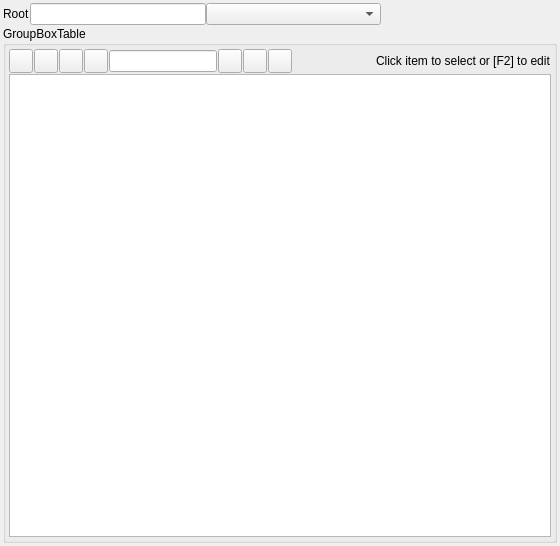
<?xml version="1.0" encoding="UTF-8"?>
<ui version="4.0">
 <class>DB_TableWidget</class>
 <widget class="QWidget" name="DB_TableWidget">
  <property name="geometry">
   <rect>
    <x>0</x>
    <y>0</y>
    <width>560</width>
    <height>546</height>
   </rect>
  </property>
  <property name="windowTitle">
   <string>Dialog</string>
  </property>
  <layout class="QGridLayout" name="glMain">
   <property name="leftMargin">
    <number>3</number>
   </property>
   <property name="topMargin">
    <number>3</number>
   </property>
   <property name="rightMargin">
    <number>3</number>
   </property>
   <property name="bottomMargin">
    <number>3</number>
   </property>
   <property name="horizontalSpacing">
    <number>3</number>
   </property>
   <property name="verticalSpacing">
    <number>1</number>
   </property>
   <item row="1" column="0">
    <widget class="QGroupBox" name="gbTable">
     <property name="title">
      <string>GroupBoxTable</string>
     </property>
     <layout class="QGridLayout" name="gridLayout">
      <property name="leftMargin">
       <number>3</number>
      </property>
      <property name="topMargin">
       <number>3</number>
      </property>
      <property name="rightMargin">
       <number>3</number>
      </property>
      <property name="bottomMargin">
       <number>3</number>
      </property>
      <property name="horizontalSpacing">
       <number>3</number>
      </property>
      <property name="verticalSpacing">
       <number>1</number>
      </property>
      <item row="0" column="0">
       <layout class="QHBoxLayout" name="hlAdd">
        <property name="spacing">
         <number>1</number>
        </property>
        <item>
         <widget class="QToolButton" name="pbAdd">
          <property name="minimumSize">
           <size>
            <width>24</width>
            <height>24</height>
           </size>
          </property>
          <property name="maximumSize">
           <size>
            <width>24</width>
            <height>24</height>
           </size>
          </property>
          <property name="toolTip">
           <string>Add item</string>
          </property>
          <property name="text">
           <string/>
          </property>
          <property name="icon">
           <iconset resource="db.qrc">
            <normaloff>:/images/icons/add.png</normaloff>:/images/icons/add.png</iconset>
          </property>
          <property name="iconSize">
           <size>
            <width>16</width>
            <height>16</height>
           </size>
          </property>
         </widget>
        </item>
        <item>
         <widget class="QToolButton" name="pbDelete">
          <property name="minimumSize">
           <size>
            <width>24</width>
            <height>24</height>
           </size>
          </property>
          <property name="maximumSize">
           <size>
            <width>24</width>
            <height>24</height>
           </size>
          </property>
          <property name="toolTip">
           <string>Delete item</string>
          </property>
          <property name="text">
           <string/>
          </property>
          <property name="icon">
           <iconset resource="db.qrc">
            <normaloff>:/images/icons/delete.png</normaloff>:/images/icons/delete.png</iconset>
          </property>
          <property name="iconSize">
           <size>
            <width>16</width>
            <height>16</height>
           </size>
          </property>
         </widget>
        </item>
        <item>
         <widget class="QToolButton" name="pbUp">
          <property name="minimumSize">
           <size>
            <width>24</width>
            <height>24</height>
           </size>
          </property>
          <property name="maximumSize">
           <size>
            <width>24</width>
            <height>24</height>
           </size>
          </property>
          <property name="toolTip">
           <string>Move item up</string>
          </property>
          <property name="text">
           <string/>
          </property>
          <property name="icon">
           <iconset resource="db.qrc">
            <normaloff>:/images/icons/arrow_up.png</normaloff>:/images/icons/arrow_up.png</iconset>
          </property>
          <property name="iconSize">
           <size>
            <width>16</width>
            <height>16</height>
           </size>
          </property>
         </widget>
        </item>
        <item>
         <widget class="QToolButton" name="pbDown">
          <property name="minimumSize">
           <size>
            <width>24</width>
            <height>24</height>
           </size>
          </property>
          <property name="maximumSize">
           <size>
            <width>24</width>
            <height>24</height>
           </size>
          </property>
          <property name="toolTip">
           <string>Move item down</string>
          </property>
          <property name="text">
           <string/>
          </property>
          <property name="icon">
           <iconset resource="db.qrc">
            <normaloff>:/images/icons/arrow_down.png</normaloff>:/images/icons/arrow_down.png</iconset>
          </property>
          <property name="iconSize">
           <size>
            <width>16</width>
            <height>16</height>
           </size>
          </property>
         </widget>
        </item>
        <item>
         <widget class="QLineEdit" name="leFind"/>
        </item>
        <item>
         <widget class="QToolButton" name="pbFind">
          <property name="minimumSize">
           <size>
            <width>24</width>
            <height>24</height>
           </size>
          </property>
          <property name="maximumSize">
           <size>
            <width>24</width>
            <height>24</height>
           </size>
          </property>
          <property name="toolTip">
           <string>Find (next)</string>
          </property>
          <property name="text">
           <string/>
          </property>
          <property name="icon">
           <iconset resource="db.qrc">
            <normaloff>:/images/icons/find.png</normaloff>:/images/icons/find.png</iconset>
          </property>
         </widget>
        </item>
        <item>
         <widget class="QToolButton" name="pbFilter">
          <property name="minimumSize">
           <size>
            <width>24</width>
            <height>24</height>
           </size>
          </property>
          <property name="maximumSize">
           <size>
            <width>24</width>
            <height>24</height>
           </size>
          </property>
          <property name="toolTip">
           <string>Filter</string>
          </property>
          <property name="text">
           <string/>
          </property>
          <property name="icon">
           <iconset resource="db.qrc">
            <normaloff>:/images/icons/filter.png</normaloff>:/images/icons/filter.png</iconset>
          </property>
         </widget>
        </item>
        <item>
         <widget class="QToolButton" name="pbFilterClear">
          <property name="minimumSize">
           <size>
            <width>24</width>
            <height>24</height>
           </size>
          </property>
          <property name="maximumSize">
           <size>
            <width>24</width>
            <height>24</height>
           </size>
          </property>
          <property name="toolTip">
           <string>Empty filter</string>
          </property>
          <property name="text">
           <string/>
          </property>
          <property name="icon">
           <iconset resource="db.qrc">
            <normaloff>:/images/icons/filter_empty.png</normaloff>:/images/icons/filter_empty.png</iconset>
          </property>
         </widget>
        </item>
        <item>
         <spacer name="horizontalSpacer_2">
          <property name="orientation">
           <enum>Qt::Horizontal</enum>
          </property>
          <property name="sizeHint" stdset="0">
           <size>
            <width>40</width>
            <height>20</height>
           </size>
          </property>
         </spacer>
        </item>
        <item>
         <widget class="QLabel" name="lblTvInfo">
          <property name="text">
           <string>Click item to select or [F2] to edit</string>
          </property>
         </widget>
        </item>
       </layout>
      </item>
      <item row="1" column="0">
       <widget class="QTableView" name="tableView"/>
      </item>
     </layout>
    </widget>
   </item>
   <item row="0" column="0">
    <layout class="QHBoxLayout" name="hlRoot">
     <item>
      <widget class="QLabel" name="lblRoot">
       <property name="text">
        <string>Root</string>
       </property>
      </widget>
     </item>
     <item>
      <widget class="QLineEdit" name="leRoot"/>
     </item>
     <item>
      <widget class="QComboBox" name="cbSourceModelFilter">
       <property name="sizePolicy">
        <sizepolicy hsizetype="Expanding" vsizetype="Fixed">
         <horstretch>0</horstretch>
         <verstretch>0</verstretch>
        </sizepolicy>
       </property>
      </widget>
     </item>
     <item>
      <spacer name="horizontalSpacer_3">
       <property name="orientation">
        <enum>Qt::Horizontal</enum>
       </property>
       <property name="sizeHint" stdset="0">
        <size>
         <width>40</width>
         <height>20</height>
        </size>
       </property>
      </spacer>
     </item>
    </layout>
   </item>
  </layout>
 </widget>
 <tabstops>
  <tabstop>tableView</tabstop>
  <tabstop>pbAdd</tabstop>
  <tabstop>pbDelete</tabstop>
  <tabstop>pbUp</tabstop>
  <tabstop>pbDown</tabstop>
  <tabstop>leFind</tabstop>
  <tabstop>pbFind</tabstop>
  <tabstop>pbFilter</tabstop>
  <tabstop>pbFilterClear</tabstop>
  <tabstop>leRoot</tabstop>
 </tabstops>
 <resources>
  <include location="db.qrc"/>
 </resources>
 <connections/>
</ui>
